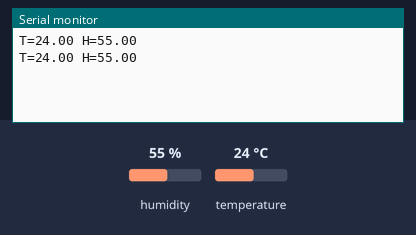
A sketch run on a simulated Arduino Uno, built with avr-gcc and run on an emulated ATmega328P. Shown: the last lines printed to the serial monitor. The inputs (shaded band) are chosen by the test bench; at power-on: humidity 55 %, temperature 24 °C.

Above: at 5.0 s.
5.1 s: humidity set to 22 %
At 7.4 s:
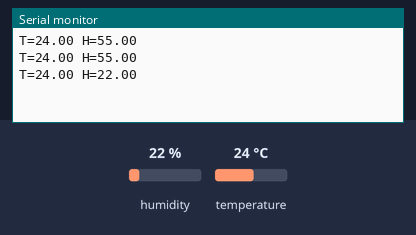
8.2 s: temperature set to 12 °C
At 9.2 s:
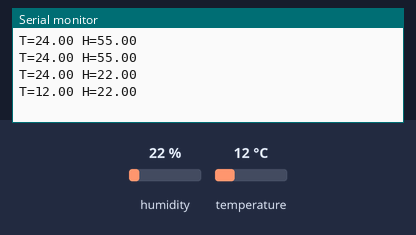
11.3 s: humidity set to 40 %
At 14.1 s:
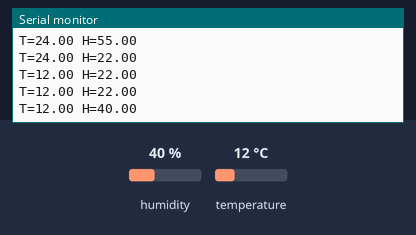
Timing chart, 0 to 15.6 s (numbered marks = the images above; inputs shaded):
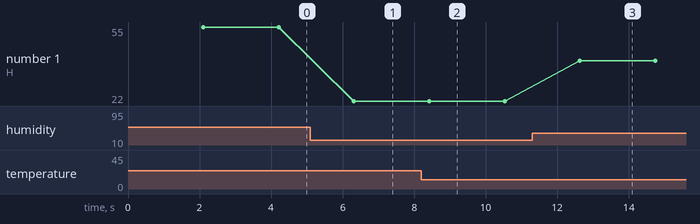

Measured:
- after the input at 5.1 s, the serial monitor: prints a new line after 1.2 s (image 1)
- after the input at 8.2 s, the serial monitor: prints a new line after 0.22 s (image 2)
- after the input at 11.3 s, the serial monitor: prints a new line after 1.3 s (image 3)
- plotted number 1: 55 → 22 after the input at 5.1 s, 22 → 40 after the input at 11.3 s

The sketch:

dht22-dhtlib.ino
```cpp
// dht22-dhtlib — tests assert: DHTlib's read22() (1 ms wake-up pulse) reads a DHT22 on D2 every
// 2.1 s and prints "T=<°C, 2 decimals> H=<%, 2 decimals>" at 115200 baud, or "read failed <code>".
#include <dht.h>

dht sensor;

void setup() {
  Serial.begin(115200);
}

void loop() {
  delay(2100);
  int8_t result = sensor.read22(2);
  if (result != DHTLIB_OK) {
    Serial.print(F("read failed "));
    Serial.println(result);
    return;
  }
  Serial.print(F("T="));
  Serial.print(sensor.temperature, 2);
  Serial.print(F(" H="));
  Serial.println(sensor.humidity, 2);
}
```
